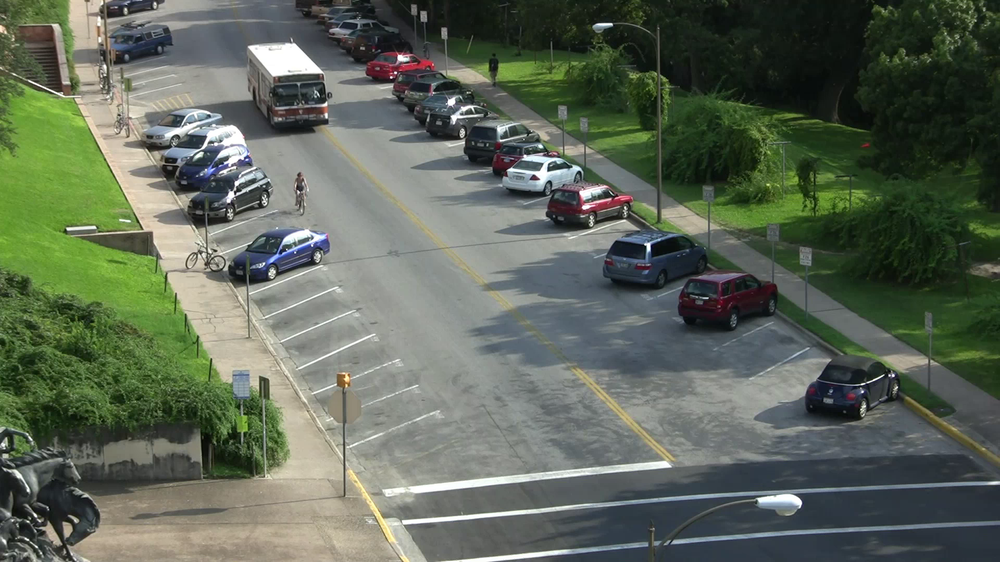
//> input picture cpp/ComputationalThinking/TrackRedObjectInFrame/img2.png, 1000 x 562 px, shrunk from 1920 x 1080 before the run
$ ./main   (built with g++ and OpenCV 4)
//> lines starting //> are read from the running program, lines starting //| are printed output that depends on the picture; after the words box and inside, x2 and y2 are one past the last pixel; in counts of white or black regions, pixels touching at a corner belong together
#include <iostream>
#include "opencv2/highgui/highgui.hpp"
#include "opencv2/imgproc/imgproc.hpp"

using namespace cv;
using namespace std;

const char * picPath = "img2.png";

int main( int argc, char** argv )
{
    namedWindow("Control", CV_WINDOW_AUTOSIZE); //create a window called "Control"

    int iLowH = 0;
    int iHighH = 179;

    int iLowS = 0;
    int iHighS = 255;

    int iLowV = 0;
    int iHighV = 255;

    //Create trackbars in "Control" window
    cvCreateTrackbar("LowH", "Control", &iLowH, iHighH); //Hue (0 - 179)
//> slider 'LowH' is set to 35
    cvCreateTrackbar("HighH", "Control", &iHighH, iHighH);

    cvCreateTrackbar("LowS", "Control", &iLowS, iHighS); //Saturation (0 - 255)
//> slider 'LowS' is set to 51
    cvCreateTrackbar("HighS", "Control", &iHighS, iHighS);

    cvCreateTrackbar("LowV", "Control", &iLowV, iHighV); //Value (0 - 255)
//> slider 'LowV' is set to 51
    cvCreateTrackbar("HighV", "Control", &iHighV, iHighV);

    Mat imgOriginal = imread(picPath);
//> imgOriginal is the input picture: 562 rows x 1000 cols, CV_8UC3; mean B, G, R 87.9, 102.6, 93.4
    if(imgOriginal.empty())
        return 1;

    while (true)
    {
        Mat imgHSV;

        cvtColor(imgOriginal, imgHSV, COLOR_BGR2HSV); //Convert the captured frame from BGR to HSV
//> imgHSV: 562 rows x 1000 cols, CV_8UC3; mean H, S, V 62.7, 63.8, 105.7

        Mat imgThresholded;

        inRange(imgHSV, Scalar(iLowH, iLowS, iLowV), Scalar(iHighH, iHighS, iHighV), imgThresholded); //Threshold the image
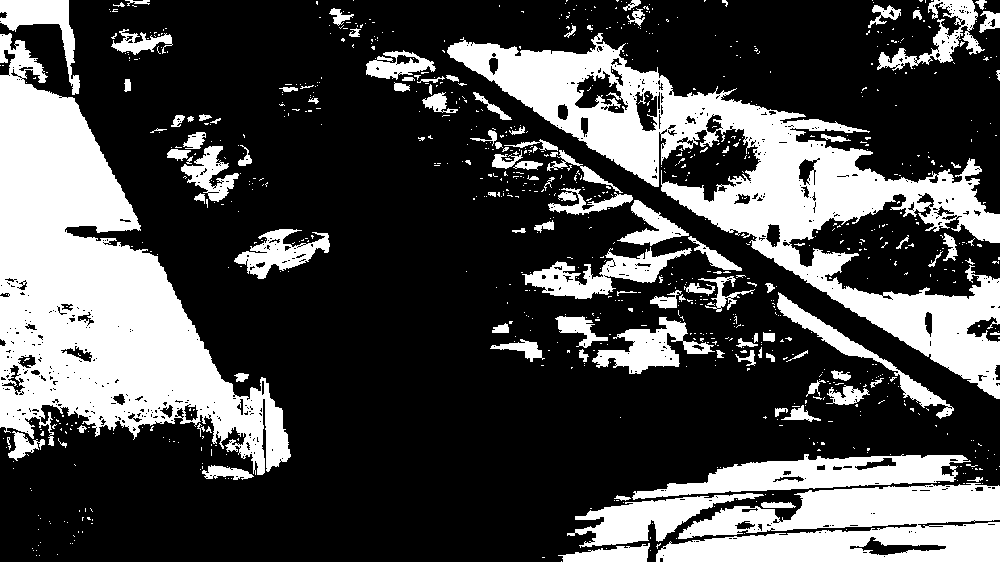
//> imgThresholded: 562 rows x 1000 cols, CV_8UC1; 29.7% white; 897 white regions (789 under 20 px), largest, box (x1, y1, x2, y2) and area: (0, 33, 291, 475) 54174, (447, 33, 1000, 399) 46855, (656, 483, 1000, 562) 19172

        //morphological opening (remove small objects from the foreground)
        erode(imgThresholded, imgThresholded, getStructuringElement(MORPH_ELLIPSE, Size(5, 5)) );
        dilate( imgThresholded, imgThresholded, getStructuringElement(MORPH_ELLIPSE, Size(5, 5)) );

        //morphological closing (fill small holes in the foreground)
        dilate( imgThresholded, imgThresholded, getStructuringElement(MORPH_ELLIPSE, Size(5, 5)) );
        erode(imgThresholded, imgThresholded, getStructuringElement(MORPH_ELLIPSE, Size(5, 5)) );
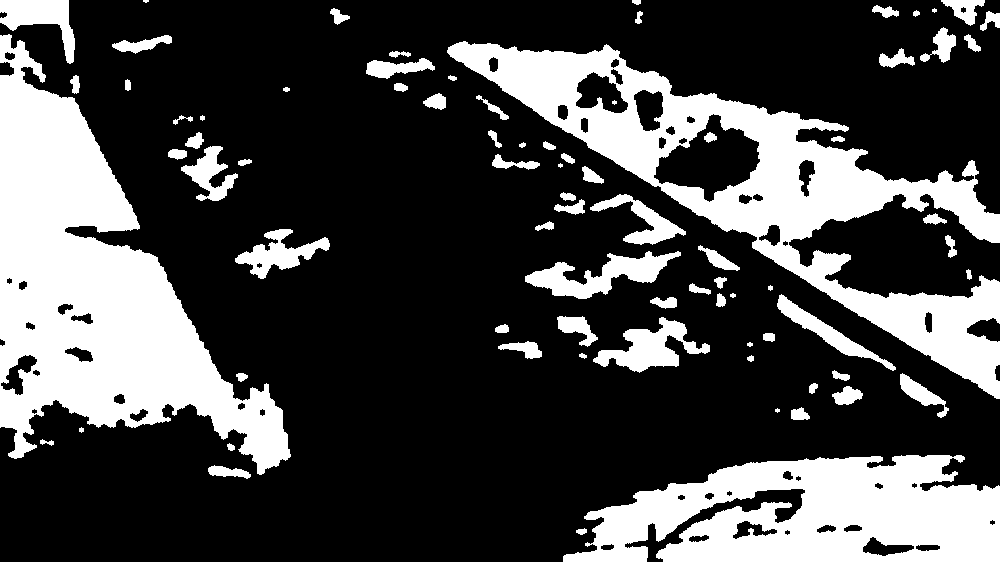
//> imgThresholded: 562 rows x 1000 cols, CV_8UC1; 27.8% white; 79 white regions (5 under 20 px), largest, box (x1, y1, x2, y2) and area: (0, 34, 291, 475) 53646, (447, 41, 1000, 399) 44757, (563, 455, 1000, 562) 32373

        imshow("Thresholded Image", imgThresholded); //show the thresholded image
        imshow("Original", imgOriginal); //show the original image

        if (waitKey(30) == 27) //wait for 'esc' key press for 30ms. If 'esc' key is pressed, break loop
//> the Esc key is pressed
        {
            cout << "esc key is pressed by user" << endl;
            break;
        }
    }

    return 0;

}

$ run again, with cpp/ComputationalThinking/TrackRedObjectInFrame/img1.png copied over cpp/ComputationalThinking/TrackRedObjectInFrame/img2.png
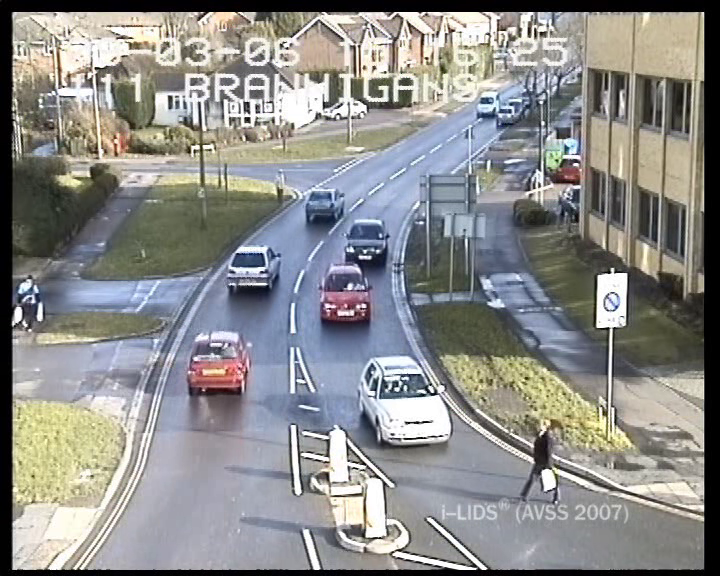
//> input picture cpp/ComputationalThinking/TrackRedObjectInFrame/img1.png, 720 x 576 px
//> imgOriginal is the input picture: 576 rows x 720 cols, CV_8UC3; mean B, G, R 138.3, 140, 140
//> imgHSV: 576 rows x 720 cols, CV_8UC3; mean H, S, V 65.4, 42.7, 149.5
//> `inRange(imgHSV, Scalar(iLowH, iLowS, iLowV), Scalar(iHighH, iHighS, iH..`:
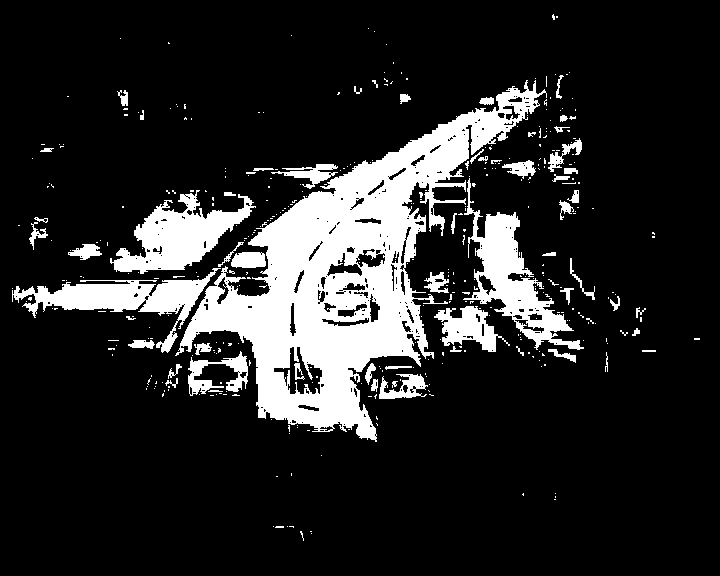
//> imgThresholded: 576 rows x 720 cols, CV_8UC1; 15.8% white; 398 white regions (339 under 20 px), largest, box (x1, y1, x2, y2) and area: (175, 80, 547, 442) 39715, (463, 178, 584, 350) 5680, (110, 190, 256, 274) 5318
//> `erode(imgThresholded, imgThresholded, getStructuringElement(MORPH_ELLI..`:
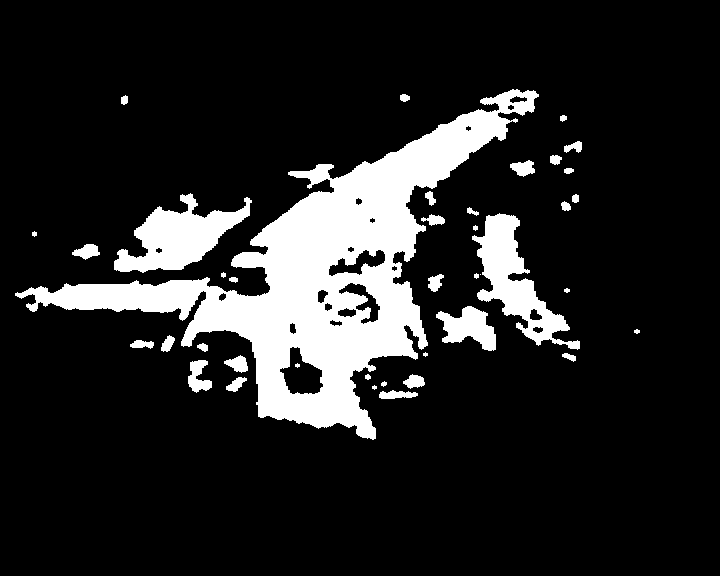
//> imgThresholded: 576 rows x 720 cols, CV_8UC1; 14.3% white; 40 white regions (4 under 20 px), largest, box (x1, y1, x2, y2) and area: (15, 89, 539, 440) 44097, (114, 193, 252, 273) 5113, (472, 213, 580, 350) 5006
